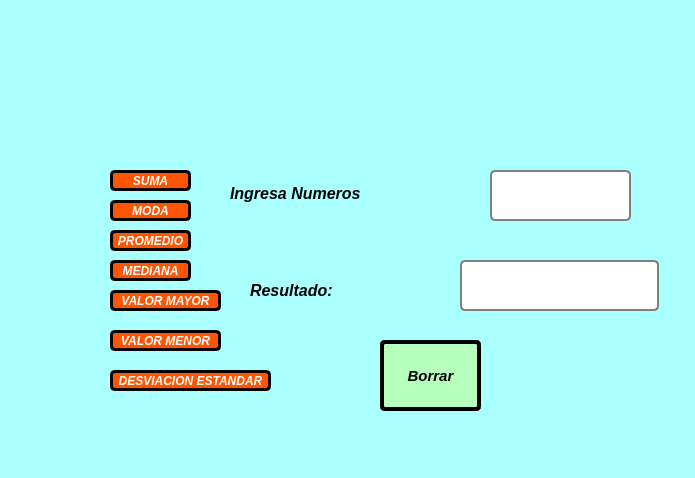
<?xml version="1.0" encoding="UTF-8"?>
<ui version="4.0">
 <class>MainWindow</class>
 <widget class="QMainWindow" name="MainWindow">
  <property name="geometry">
   <rect>
    <x>0</x>
    <y>0</y>
    <width>695</width>
    <height>478</height>
   </rect>
  </property>
  <property name="windowTitle">
   <string>MainWindow</string>
  </property>
  <property name="styleSheet">
   <string notr="true">background-color: rgb(170, 255, 255)
</string>
  </property>
  <widget class="QWidget" name="centralwidget">
   <widget class="QLineEdit" name="txt_numeros">
    <property name="geometry">
     <rect>
      <x>490</x>
      <y>170</y>
      <width>141</width>
      <height>51</height>
     </rect>
    </property>
    <property name="styleSheet">
     <string notr="true">background-color: rgb(255, 255, 255);
color: rgb(0, 0, 0);
border: 2px solid grey;
border-radius: 5px;
</string>
    </property>
    <property name="alignment">
     <set>Qt::AlignCenter</set>
    </property>
    <property name="placeholderText">
     <string/>
    </property>
   </widget>
   <widget class="QLabel" name="label">
    <property name="geometry">
     <rect>
      <x>230</x>
      <y>180</y>
      <width>241</width>
      <height>41</height>
     </rect>
    </property>
    <property name="text">
     <string>&lt;html&gt;&lt;head/&gt;&lt;body&gt;&lt;p&gt;&lt;span style=&quot; font-size:12pt; font-weight:600; font-style:italic;&quot;&gt;Ingresa Numeros&lt;/span&gt;&lt;br/&gt;&lt;/p&gt;&lt;/body&gt;&lt;/html&gt;</string>
    </property>
   </widget>
   <widget class="QPushButton" name="btn_minimo">
    <property name="geometry">
     <rect>
      <x>110</x>
      <y>330</y>
      <width>111</width>
      <height>21</height>
     </rect>
    </property>
    <property name="font">
     <font>
      <weight>75</weight>
      <italic>true</italic>
      <bold>true</bold>
     </font>
    </property>
    <property name="styleSheet">
     <string notr="true">background-color: rgb(255, 85, 0);
border-radius:5px;
border: 3px solid ;
color: rgb(255, 255, 255);</string>
    </property>
    <property name="text">
     <string>VALOR MENOR</string>
    </property>
   </widget>
   <widget class="QPushButton" name="btn_borrar">
    <property name="geometry">
     <rect>
      <x>380</x>
      <y>340</y>
      <width>101</width>
      <height>71</height>
     </rect>
    </property>
    <property name="font">
     <font>
      <pointsize>11</pointsize>
      <weight>75</weight>
      <italic>true</italic>
      <bold>true</bold>
     </font>
    </property>
    <property name="styleSheet">
     <string notr="true">background-color: rgb(183, 255, 188);
border-radius:5px;
border: 4px solid ;
color: rgb(0, 0, 0);</string>
    </property>
    <property name="text">
     <string>Borrar</string>
    </property>
   </widget>
   <widget class="QPushButton" name="btn_Suma">
    <property name="geometry">
     <rect>
      <x>110</x>
      <y>170</y>
      <width>81</width>
      <height>21</height>
     </rect>
    </property>
    <property name="font">
     <font>
      <weight>75</weight>
      <italic>true</italic>
      <bold>true</bold>
     </font>
    </property>
    <property name="styleSheet">
     <string notr="true">background-color: rgb(255, 85, 0);
border-radius:5px;
border: 3px solid ;
color: rgb(255, 255, 255);</string>
    </property>
    <property name="text">
     <string>SUMA</string>
    </property>
   </widget>
   <widget class="QPushButton" name="btn_Promedio">
    <property name="geometry">
     <rect>
      <x>110</x>
      <y>230</y>
      <width>81</width>
      <height>21</height>
     </rect>
    </property>
    <property name="font">
     <font>
      <weight>75</weight>
      <italic>true</italic>
      <bold>true</bold>
     </font>
    </property>
    <property name="styleSheet">
     <string notr="true">background-color: rgb(255, 85, 0);
border-radius:5px;
border: 3px solid ;
color: rgb(255, 255, 255);</string>
    </property>
    <property name="text">
     <string>PROMEDIO</string>
    </property>
   </widget>
   <widget class="QPushButton" name="btn_Mediana">
    <property name="geometry">
     <rect>
      <x>110</x>
      <y>260</y>
      <width>81</width>
      <height>21</height>
     </rect>
    </property>
    <property name="font">
     <font>
      <weight>75</weight>
      <italic>true</italic>
      <bold>true</bold>
     </font>
    </property>
    <property name="styleSheet">
     <string notr="true">background-color: rgb(255, 85, 0);
border-radius:5px;
border: 3px solid ;
color: rgb(255, 255, 255);</string>
    </property>
    <property name="text">
     <string>MEDIANA</string>
    </property>
   </widget>
   <widget class="QPushButton" name="btn_Moda">
    <property name="geometry">
     <rect>
      <x>110</x>
      <y>200</y>
      <width>81</width>
      <height>21</height>
     </rect>
    </property>
    <property name="font">
     <font>
      <weight>75</weight>
      <italic>true</italic>
      <bold>true</bold>
     </font>
    </property>
    <property name="styleSheet">
     <string notr="true">background-color: rgb(255, 85, 0);
border-radius:5px;
border: 3px solid ;
color: rgb(255, 255, 255);</string>
    </property>
    <property name="text">
     <string>MODA</string>
    </property>
   </widget>
   <widget class="QPushButton" name="btn_desvestan">
    <property name="geometry">
     <rect>
      <x>110</x>
      <y>370</y>
      <width>161</width>
      <height>21</height>
     </rect>
    </property>
    <property name="font">
     <font>
      <weight>75</weight>
      <italic>true</italic>
      <bold>true</bold>
     </font>
    </property>
    <property name="styleSheet">
     <string notr="true">background-color: rgb(255, 85, 0);
border-radius:5px;
border: 3px solid ;
color: rgb(255, 255, 255);</string>
    </property>
    <property name="text">
     <string>DESVIACION ESTANDAR</string>
    </property>
   </widget>
   <widget class="QPushButton" name="btn_maximo">
    <property name="geometry">
     <rect>
      <x>110</x>
      <y>290</y>
      <width>111</width>
      <height>21</height>
     </rect>
    </property>
    <property name="font">
     <font>
      <weight>75</weight>
      <italic>true</italic>
      <bold>true</bold>
     </font>
    </property>
    <property name="styleSheet">
     <string notr="true">background-color: rgb(255, 85, 0);
border-radius:5px;
border: 3px solid ;
color: rgb(255, 255, 255);</string>
    </property>
    <property name="text">
     <string>VALOR MAYOR</string>
    </property>
   </widget>
   <widget class="QLabel" name="label_3">
    <property name="geometry">
     <rect>
      <x>250</x>
      <y>270</y>
      <width>201</width>
      <height>41</height>
     </rect>
    </property>
    <property name="text">
     <string>&lt;html&gt;&lt;head/&gt;&lt;body&gt;&lt;p&gt;&lt;span style=&quot; font-size:12pt; font-weight:600; font-style:italic;&quot;&gt;Resultado:&lt;/span&gt;&lt;/p&gt;&lt;/body&gt;&lt;/html&gt;</string>
    </property>
   </widget>
   <widget class="QLineEdit" name="txt_resultado">
    <property name="geometry">
     <rect>
      <x>460</x>
      <y>260</y>
      <width>199</width>
      <height>51</height>
     </rect>
    </property>
    <property name="styleSheet">
     <string notr="true">background-color: rgb(255, 255, 255);
border: 2px solid grey;
border-radius: 5px;
</string>
    </property>
    <property name="text">
     <string/>
    </property>
    <property name="alignment">
     <set>Qt::AlignCenter</set>
    </property>
    <property name="readOnly">
     <bool>true</bool>
    </property>
    <property name="placeholderText">
     <string/>
    </property>
   </widget>
   <widget class="QLabel" name="imgPersona_2">
    <property name="geometry">
     <rect>
      <x>10</x>
      <y>20</y>
      <width>111</width>
      <height>81</height>
     </rect>
    </property>
    <property name="styleSheet">
     <string notr="true">border-radius: 10px;
border-color: rgb(255, 0, 255);
border: 10px;
</string>
    </property>
    <property name="text">
     <string/>
    </property>
    <property name="pixmap">
     <pixmap resource="../recursos.qrc">:/Logos/Imagenes/logo uat.jpg</pixmap>
    </property>
    <property name="scaledContents">
     <bool>true</bool>
    </property>
   </widget>
   <widget class="QLabel" name="imgPersona_3">
    <property name="geometry">
     <rect>
      <x>560</x>
      <y>20</y>
      <width>111</width>
      <height>91</height>
     </rect>
    </property>
    <property name="text">
     <string/>
    </property>
    <property name="pixmap">
     <pixmap resource="../recursos.qrc">:/Logos/Imagenes/logo fians.jpg</pixmap>
    </property>
    <property name="scaledContents">
     <bool>true</bool>
    </property>
   </widget>
   <widget class="QLabel" name="label_4">
    <property name="geometry">
     <rect>
      <x>570</x>
      <y>340</y>
      <width>101</width>
      <height>81</height>
     </rect>
    </property>
    <property name="text">
     <string/>
    </property>
    <property name="pixmap">
     <pixmap resource="../recursos.qrc">:/Logos/Imagenes/equipo.jpeg</pixmap>
    </property>
    <property name="scaledContents">
     <bool>true</bool>
    </property>
   </widget>
  </widget>
  <widget class="QMenuBar" name="menubar">
   <property name="geometry">
    <rect>
     <x>0</x>
     <y>0</y>
     <width>695</width>
     <height>18</height>
    </rect>
   </property>
  </widget>
  <widget class="QStatusBar" name="statusbar"/>
 </widget>
 <resources>
  <include location="../recursos.qrc"/>
 </resources>
 <connections/>
</ui>
